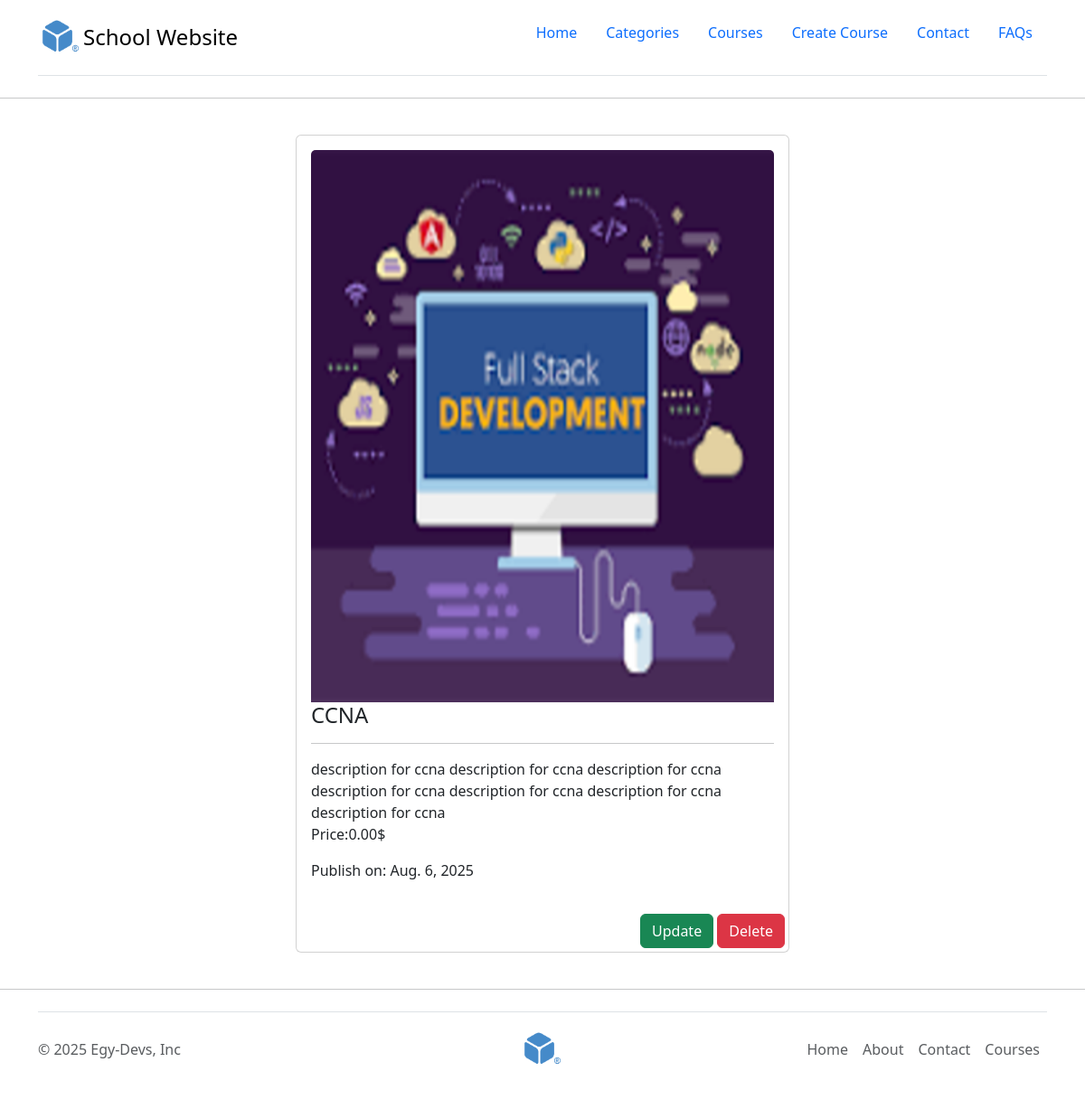
The app's page /courses/4/ with its own data.
### core/models.py (models this page shows, shortened)
class Course(models.Model): # Courses Table in database core_course
    LEVEL_CHOICES = (
        ('beginner', 'Beginner'),
        ('intermediate', 'Intermediate'),
        ('advacned', 'Advacned'),
    )
    cat = models.ForeignKey(Category, on_delete=models.SET_NULL, null=True, related_name='courses') # one-to-many (Web Develope | Networking) | cat_id = 1 , 2 , 3
    title = models.CharField(max_length=200, unique=True) # default (required) not nullable | string
    description = models.TextField() # Big string
    level = models.CharField(max_length=200, choices=LEVEL_CHOICES)
    price = models.DecimalField(max_digits=5, decimal_places=2, default=0.00, null=True, blank=True) # 159.99 $ | Decimals digits
    pub_date = models.DateField(null=True, blank=True)
    featured = models.BooleanField(default=False) # True, False
    image = models.ImageField(upload_to='courses', default='default.png', blank=True) # png, jpg | max_size: 2MB
    class Meta: # options
        verbose_name = 'Course'
        verbose_name_plural = 'Courses'
        get_latest_by = 'pub_date'

### core/views.py (the view)
# urls.py: path('courses/<int:course_id>/', course, name='course'),
def course(request, course_id):
    course = get_object_or_404(Course, id=course_id) # single object
    context = {
        'page_title':course.title,
        'course':course
    }
    return render(request, 'course_details.html', context)

### core/templates/course_details.html (shortened to what this page needs)
{% extends 'layout/base.html' %}
{% load static %}
{% block content %}
<div class="container d-flex justify-content-center p-4">
    <div class="card col-6">
        <div class="card-body">
            {% if course.image %}
            <img src="{{course.image.url}}" class="card-img-top" alt="..." width="50">
            {% else %}
            <img src="{% static 'img/default.png' %}" class="card-img-top" alt="...">
            {% endif %}
            <h4>{{course.title}}</h4>
            <hr>
            {{course.description}}
            <p>Price:{{course.price}}$</p>
            <p>Publish on: {{course.pub_date}}</p>
        </div>
        <div class="p-1 text-end">
            <a href="{% url 'update_course' course.id %}" class="btn btn-success">Update</a>
            <a href="{% url 'delete_course' course.id %}" class="btn btn-danger">Delete</a>
        </div>
    </div>
</div>
{% endblock content %}

### records on screen
Course: image (picture), title "CCNA", description "description for ccna description for ccna description for ccna description for ccna description for ccna description for ccna description for ccna", price "0.00", pub_date "Aug. 6, 2025"
